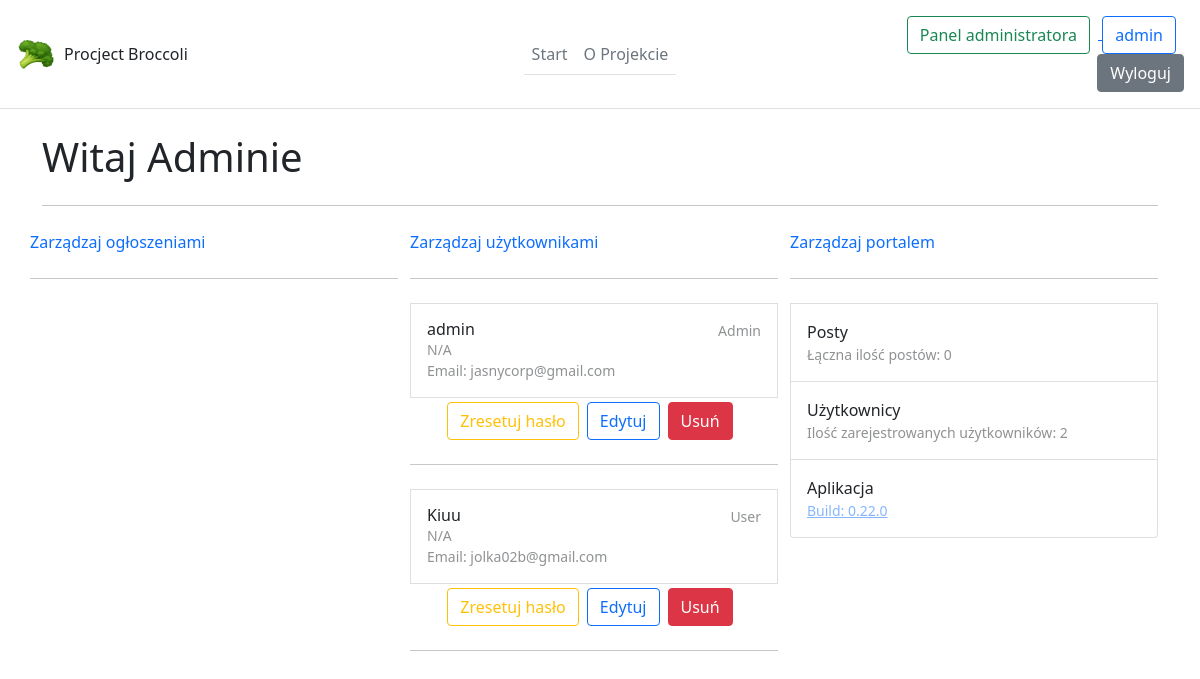
The app's page /admin_panel (signed in) with its own data.
### appData/models.py (models this page shows, shortened)
class User(db.Model, UserMixin):
    id = db.Column(db.Integer, primary_key=True)
    login = db.Column(db.String(30), unique=True, nullable=False)
    firstname = db.Column(db.String(30))
    lastname = db.Column(db.String(30))
    email = db.Column(db.String(120), unique=True, nullable=False)
    password = db.Column(db.String(90), nullable=False)
    role = db.Column(db.String(30), default='Unverified')
    posts = db.relationship('Post', backref='author', lazy=True)
    verification_message = db.Column(db.String(12))

### appData/routes.py (the view)
@app.route('/admin_panel')
@login_required
def admin_panel():
    if current_user.role == 'Admin':
        users = User.query.all()
        posts = Post.query.all()
        statistics = BroccoliStatistics(len(posts), len(posts), len(users),
                                        '0.22.0')  # TODO separate posts created today #BUILD NUM HERE
        return render_template('admin_panel.html', title='Panel administratora', users=users, posts=posts,
                               statistics=statistics)
    else:
        flash('Nie jesteś administratorem!', 'warning')
        return redirect(url_for('home'))

### appData/models.py (called while the page is built)
@login_manager.user_loader #copy
def load_user(user_id):
    return User.query.get(int(user_id))

### appData/templates/admin_panel.html (shortened to what this page needs)
{% extends "layout.html" %}
{% block content %}
<div class="container">
    <main>
        <div class="row justify-content-center">
            <div class="col-sm-12">
                <h1 class="fw-light">
                    Witaj Adminie
                </h1>
                <hr class="my-4">
            </div>
        </div>
        <div class="row justify-content-center">
            <div class="col-md-4 list-group list-group-checkable">
                <span class="text-primary">Zarządzaj ogłoszeniami</span>
                <hr class="my-4">
            </div>
            <div class="col-md-4 list-group list-group-checkable">
                <span class="text-primary">Zarządzaj użytkownikami</span>
                <hr class="my-4">
                {% for user in users %}
                    {% if user.role == 'User' or user.role == "Admin" %}
                    <a href="/user/{{ user.id }}" class="list-group-item list-group-item-action d-flex gap-3 py-3" aria-current="true">
                    {% else %}
                    <a href="/user/{{ user.id }}" class="list-group-item list-group-item-action d-flex gap-3 py-3 bg-light" aria-current="true">
                    {% endif %}
                    <div class="d-flex gap-2 w-100 justify-content-between">
                      <div>
                        <h6 class="mb-0">{{ user.login }}</h6>
                        {% if user.firstname %}
                        <span class="d-block small opacity-50">{{ user.firstnaem }} {{ user.lastname }}</span>
                        {% else %}
                        <span class="d-block small opacity-50">N/A</span>
                        {% endif %}
                        <span class="d-block small opacity-50">Email: {{ user.email }}</span>
                      </div>
                      <small class="opacity-50 text-nowrap">{{ user.role }}</small>
                    </div>
                </a>
                <div class="mt-1 d-flex justify-content-center">
                    <button class="btn btn-outline-warning me-2">Zresetuj hasło</button>
                    <button class="btn btn-outline-primary me-2" onclick="window.location.href='/user/{{ user.id }}/edit'">Edytuj</button>
                    <button class="btn btn-danger me-2" onclick="window.location.href='/user/{{ user.id }}/delete/action_confirm?back=admin_panel'">Usuń</button>
                </div>
                <hr class="my-4">
                {% endfor %}
            </div>
            <div class="col-md-4 list-group list-group-checkable">
                <span class="text-primary">Zarządzaj portalem</span>
                <hr class="my-4">
                <div class="list-group-item py-3" for="listGroupCheckableRadios1">
                Posty
                <span class="d-block small opacity-50">Łączna ilość postów: {{ statistics.sumOfPosts }}</span>
                </div>
                <div class="list-group-item py-3" for="listGroupCheckableRadios1">
                    Użytkownicy
                    <span class="d-block small opacity-50">Ilość zarejestrowanych użytkowników: {{ statistics.sumOfUsers }}</span>
                </div>
                <div class="list-group-item py-3" for="listGroupCheckableRadios1">
                    Aplikacja
                    <span class="d-block small opacity-50"><a href='https://github.com/Ja-Sny/project_Broccoli'>Build: {{ statistics.buildNumber }}</a></span>
                </div>
            </div>
        </div>
    </main>
</div>
{% endblock content %}

### appData/templates/layout.html (shortened to what this page needs)
<!doctype html>
<html lang="pl">
    <head>
        <link href="https://cdn.jsdelivr.net/npm/bootstrap@5.1.3/dist/css/bootstrap.min.css" rel="stylesheet">
      </head>
    <body>
            <header class="d-flex flex-wrap align-items-center justify-content-center justify-content-md-between py-3 p-3 mb-4 border-bottom">
              <a href="/" class="d-flex align-items-center col-md-3 mb-2 mb-md-0 text-dark text-decoration-none">
                <img class="bi me-2" width="40" height="32" role="img" aria-label="Bootstrap" src="{{ url_for('static', filename='img/broccoli.ico') }}"> Procject Broccoli
              </a>
              <ul class="nav col-12 col-md-auto mb-2 justify-content-center mb-md-0">
                  <li>
                      {% if title == 'Start' %}
                      <a href="{{ url_for('home') }}" class="nav-link nav-links px-2 text-capitalize link-dark border-bottom border-secondary">
                      {% else %}
                      <a href="{{ url_for('home') }}" class="nav-link nav-links px-2 text-capitalize link-secondary border-bottom">
                      {% endif %}
                        Start
                      </a>
                  </li>
                  <li>
                      {% if title == 'O projekcie' %}
                      <a href="{{ url_for('about') }}" class="nav-link nav-links px-2 text-capitalize link-dark border-bottom border-secondary">
                      {% else %}
                      <a href="{{ url_for('about') }}" class="nav-link nav-links px-2 text-capitalize link-secondary border-bottom">
                      {% endif %}
                          O projekcie
                      </a>
                  </li>
              </ul>
              {% if current_user.is_authenticated %}
              <div class="col-md-3 text-end">
                {% if current_user.role == 'Admin' %}
                <a href="{{ url_for('admin_panel')}}">
                  <button type="button" class="btn btn-outline-success me-2">
                    Panel administratora
                  </button>
                </a>
                {% endif %}
                <a href="/user/{{ current_user.id }}">
                    <button type="button" class="btn btn-outline-primary me-2">
                        {{ current_user.login }}
                    </button>
                </a>
                <a href="{{ url_for('logout') }}">
                    <button type="button" class="btn btn-secondary">
                        Wyloguj
                    </button>
                </a>
              </div>
              {% endif %}
          </header>
        {% block content %}
        {% endblock %}
    </body>
</html>

### appData/templates/layout.html (style rules this page uses)
.nav-links { transition: 0.8s; }

### records on screen
User: login "admin", firstname "N/A", email "jasnycorp@gmail.com", role "Admin"
User: login "Kiuu", firstname "N/A", email "jolka02b@gmail.com", role "User"

### other values on screen
{{ statistics.sumOfPosts }} "0"
{{ statistics.sumOfUsers }} "2"
{{ statistics.buildNumber }} "0.22.0"
